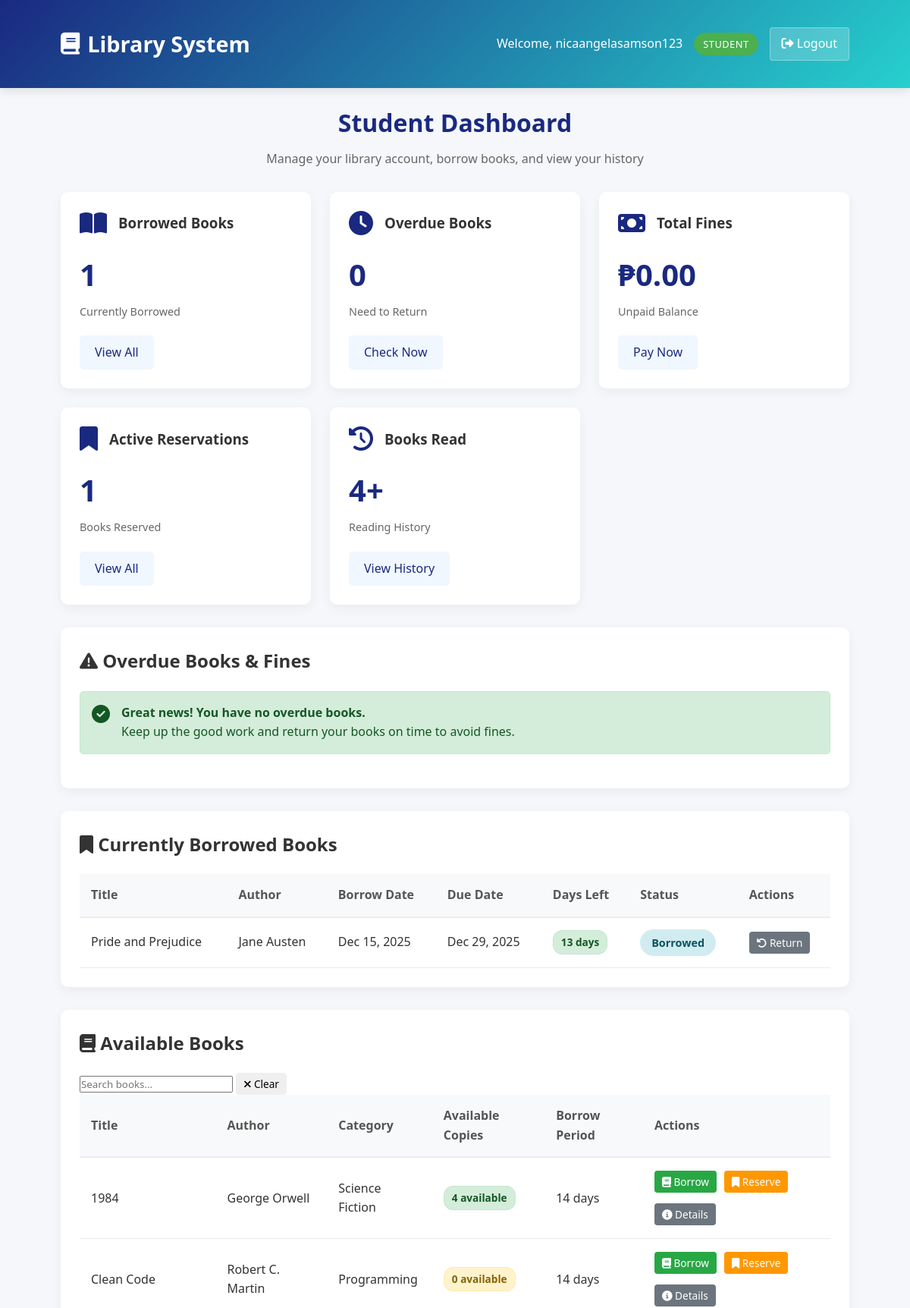
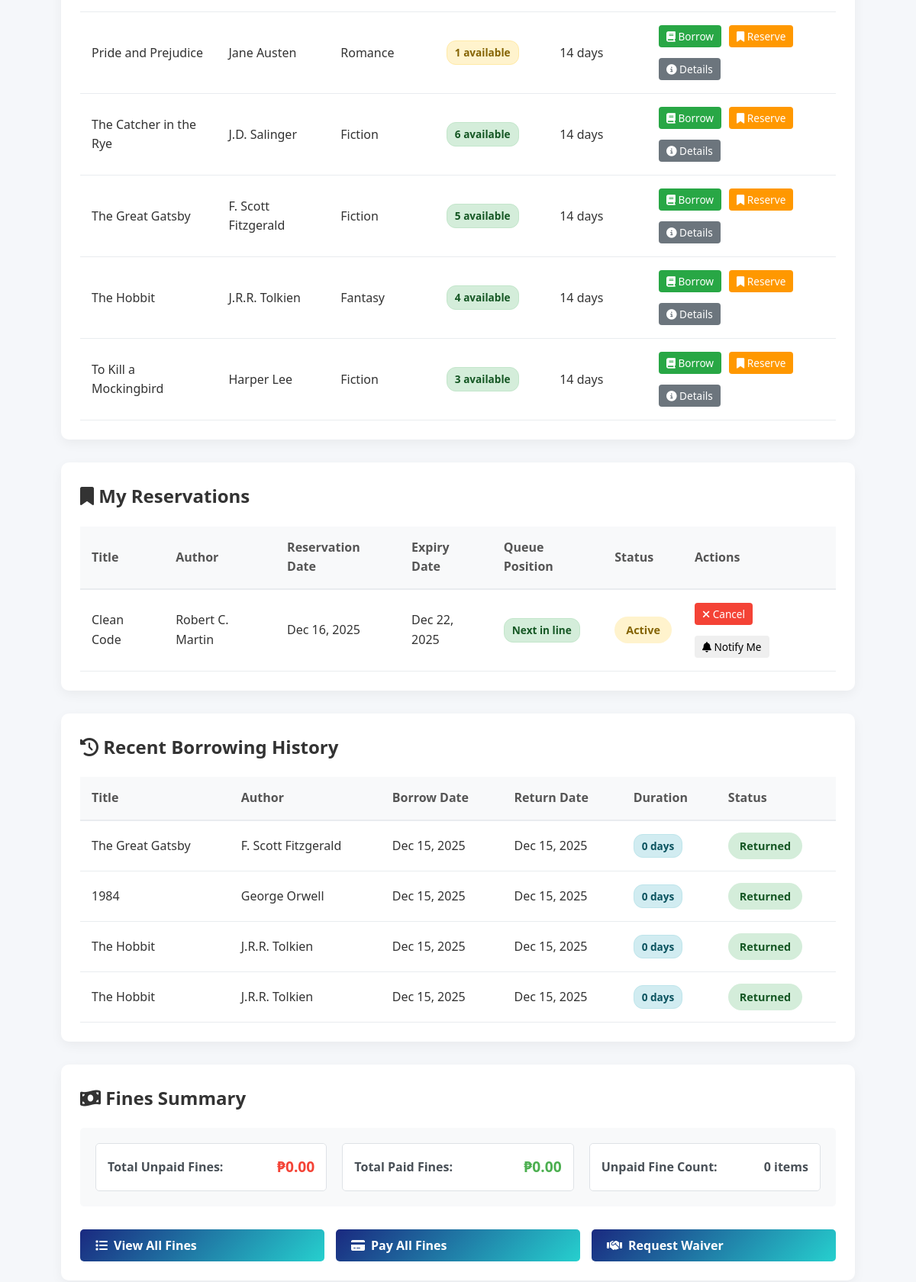
Page /views/dashboards/student.php (signed in, upper part) on the committed database (2 pictures, top to bottom).
### tables this page shows
CREATE TABLE `borrowing_records` (
  `id` int(11) NOT NULL,
  `user_id` int(11) NOT NULL,
  `book_id` int(11) NOT NULL,
  `borrow_date` timestamp NOT NULL DEFAULT current_timestamp(),
  `due_date` date NOT NULL,
  `return_date` timestamp NULL DEFAULT NULL,
  `status` enum('borrowed','returned','overdue') DEFAULT 'borrowed',
  `fine_applied` tinyint(1) DEFAULT 0,
  `fine_amount` decimal(10,2) DEFAULT 0.00
);

CREATE TABLE `books` (
  `id` int(11) NOT NULL,
  `title` varchar(200) NOT NULL,
  `author` varchar(100) NOT NULL,
  `isbn` varchar(20) NOT NULL,
  `category` varchar(50) DEFAULT NULL,
  `copies_available` int(11) DEFAULT 1,
  `total_copies` int(11) DEFAULT 1,
  `publication_year` int(11) DEFAULT NULL,
  `added_date` timestamp NOT NULL DEFAULT current_timestamp(),
  `publisher` varchar(255) DEFAULT NULL,
  `published_year` int(11) DEFAULT NULL,
  `edition` varchar(50) DEFAULT NULL,
  `total_pages` int(11) DEFAULT NULL,
  `language` varchar(50) DEFAULT NULL,
  `location` varchar(100) DEFAULT NULL,
  `call_number` varchar(50) DEFAULT NULL,
  `description` text DEFAULT NULL,
  `cover_image` varchar(255) DEFAULT 'default-book.jpg',
  `status` enum('active','deleted') DEFAULT 'active',
  `deleted_at` datetime DEFAULT NULL,
  `updated_at` timestamp NOT NULL DEFAULT current_timestamp() ON UPDATE current_timestamp()
);

CREATE TABLE `reservations` (
  `id` int(11) NOT NULL,
  `user_id` int(11) NOT NULL,
  `book_id` int(11) NOT NULL,
  `reservation_date` datetime DEFAULT current_timestamp(),
  `expiry_date` date NOT NULL,
  `status` enum('active','cancelled','fulfilled','expired') DEFAULT 'active',
  `created_at` timestamp NOT NULL DEFAULT current_timestamp(),
  `updated_at` timestamp NOT NULL DEFAULT current_timestamp() ON UPDATE current_timestamp()
);

### views/dashboards/student.php (the view, shortened to what the rows shown need)
<?php
$user_id = $_SESSION['user_id'];
$conn = getDBConnection();
$borrowed_query = "SELECT b.*, br.id as record_id, br.borrow_date, br.due_date, br.status
                   FROM borrowing_records br
                   JOIN books b ON br.book_id = b.id
                   WHERE br.user_id = ? AND br.status = 'borrowed'
                   ORDER BY br.due_date ASC";
$stmt = $conn->prepare($borrowed_query);
$stmt->bind_param("i", $user_id);
$stmt->execute();
$borrowed_books = $stmt->get_result();
$available_books_query = "SELECT * FROM books WHERE copies_available >= 0 ORDER BY title LIMIT 10";
$available_books = $conn->query($available_books_query);
$history_query = "SELECT b.title, b.author, br.borrow_date, br.return_date
                  FROM borrowing_records br
                  JOIN books b ON br.book_id = b.id
                  WHERE br.user_id = ? AND br.status = 'returned'
                  ORDER BY br.borrow_date DESC LIMIT 5";
$stmt4 = $conn->prepare($history_query);
$stmt4->bind_param("i", $user_id);
$stmt4->execute();
$borrowing_history = $stmt4->get_result();
$reservations_query = "SELECT r.*, b.title, b.author, b.isbn,
                      (SELECT COUNT(*) FROM reservations r2
                       WHERE r2.book_id = r.book_id
                       AND r2.status = 'active'
                       AND r2.reservation_date < r.reservation_date) as queue_position
                      FROM reservations r
                      JOIN books b ON r.book_id = b.id
                      WHERE r.user_id = ? AND r.status = 'active'
                      ORDER BY r.reservation_date ASC";
$reservations_stmt = $conn->prepare($reservations_query);
$reservations_stmt->bind_param("i", $user_id);
$reservations_stmt->execute();
$reservations = $reservations_stmt->get_result();
?>
<!DOCTYPE html>
<html lang="en">
<head>
    <link rel="stylesheet" href="/smart-library/assets/css/styles.css">
    <link rel="stylesheet" href="/smart-library/assets/css/student.css">
    <link rel="stylesheet" href="https://cdnjs.cloudflare.com/ajax/libs/font-awesome/6.4.0/css/all.min.css">
</head>
<body>
    <main class="container">
        <div class="dashboard-header">
            <h1>Student Dashboard</h1>
        </div>
        <div class="table-container" id="overdue-books">
            <h2><i class="fas fa-exclamation-triangle"></i> Overdue Books & Fines</h2>
        </div>
        <div class="table-container" id="borrowed-books">
            <h2><i class="fas fa-bookmark"></i> Currently Borrowed Books</h2>
            <?php if ($borrowed_books->num_rows > 0): ?>
            <table>
                <thead>
                    <tr>
                        <th>Title</th>
                        <th>Author</th>
                        <th>Borrow Date</th>
                        <th>Due Date</th>
                        <th>Days Left</th>
                        <th>Status</th>
                        <th>Actions</th>
                    </tr>
                </thead>
                <tbody>
                    <?php
                    $borrowed_books->data_seek(0);
                    while($book = $borrowed_books->fetch_assoc()):
                        $due_date = new DateTime($book['due_date']);
                        $today = new DateTime();
                        $is_overdue = $today > $due_date;
                        $interval = $today->diff($due_date);
                        $days_left = $is_overdue ? 0 : $interval->days;
                    ?>
                    <tr>
                        <td><?php echo htmlspecialchars($book['title']); ?></td>
                        <td><?php echo htmlspecialchars($book['author']); ?></td>
                        <td><?php echo date('M d, Y', strtotime($book['borrow_date'])); ?></td>
                        <td>
                            <span class="<?php echo $is_overdue ? 'text-danger' : ''; ?>">
                                <?php echo date('M d, Y', strtotime($book['due_date'])); ?>
                            </span>
                        </td>
                        <td>
                            <span class="badge <?php echo $days_left <= 3 ? 'danger' : ($days_left <= 7 ? 'warning' : 'success'); ?>">
                                <?php echo $is_overdue ? 'Overdue' : $days_left . ' days'; ?>
                            </span>
                        </td>
                        <td>
                            <span class="status-badge <?php echo $is_overdue ? 'status-overdue' : 'status-borrowed'; ?>">
                                <?php echo $is_overdue ? 'Overdue' : 'Borrowed'; ?>
                            </span>
                        </td>
                        <td>
                           <div class="action-buttons">
    <button class="btn-small btn-view"
            onclick="returnBook('<?php echo $book['record_id']; ?>', '<?php echo htmlspecialchars(addslashes($book['title'])); ?>')">
        <i class="fas fa-undo"></i> Return
    </button>
</div>
                        </td>
                    </tr>
                    <?php endwhile; ?>
                </tbody>
            </table>
            <?php endif; ?>
        </div>
        <div class="table-container" id="available-books">
            <h2><i class="fas fa-book"></i> Available Books</h2>
            <?php if ($available_books->num_rows > 0): ?>
            <table id="booksTable">
                <thead>
                    <tr>
                        <th>Title</th>
                        <th>Author</th>
                        <th>Category</th>
                        <th>Available Copies</th>
                        <th>Borrow Period</th>
                        <th>Actions</th>
                    </tr>
                </thead>
                <tbody>
                    <?php while($book = $available_books->fetch_assoc()): ?>
                    <tr>
                        <td><?php echo htmlspecialchars($book['title']); ?></td>
                        <td><?php echo htmlspecialchars($book['author']); ?></td>
                        <td><?php echo htmlspecialchars($book['category']); ?></td>
                        <td>
                            <span class="badge <?php echo $book['copies_available'] <= 2 ? 'warning' : 'success'; ?>">
                                <?php echo $book['copies_available']; ?> available
                            </span>
                        </td>
                        <td>14 days</td>
                        <td>
                            <div class="action-buttons">
                                <button class="btn-small btn-approve" onclick="borrowBook(<?php echo $book['id']; ?>)">
                                    <i class="fas fa-book"></i> Borrow
                                </button>
                                <button class="btn-small btn-reserve" onclick="reserveBook(<?php echo $book['id']; ?>, '<?php echo addslashes($book['title']); ?>')">
                                     <i class="fas fa-bookmark"></i> Reserve
                                </button>
                                <button class="btn-small btn-view"
                                                                    onclick="viewBookDetails(<?php echo $book['id']; ?>)">
                                 <i class="fas fa-info-circle"></i> Details
                                        </button>
                            </div>
                        </td>
                    </tr>
                    <?php endwhile; ?>
                </tbody>
            </table>
            <?php endif; ?>
        </div>
<div class="table-container" id="reservations">
    <h2><i class="fas fa-bookmark"></i> My Reservations</h2>
    <?php if ($reservations->num_rows > 0): ?>
    <table>
        <thead>
            <tr>
                <th>Title</th>
                <th>Author</th>
                <th>Reservation Date</th>
                <th>Expiry Date</th>
                <th>Queue Position</th>
                <th>Status</th>
                <th>Actions</th>
            </tr>
        </thead>
        <tbody>
            <?php while($reservation = $reservations->fetch_assoc()):
                $expiry_date = new DateTime($reservation['expiry_date']);
                $today = new DateTime();
                $days_left = $today->diff($expiry_date)->days;
                $is_expiring_soon = $days_left <= 2;
            ?>
            <tr>
                <td><?php echo htmlspecialchars($reservation['title']); ?></td>
                <td><?php echo htmlspecialchars($reservation['author']); ?></td>
                <td><?php echo date('M d, Y', strtotime($reservation['reservation_date'])); ?></td>
                <td>
                    <span class="<?php echo $is_expiring_soon ? 'text-danger' : ''; ?>">
                        <?php echo date('M d, Y', strtotime($reservation['expiry_date'])); ?>
                    </span>
                </td>
                <td>
                    <?php if ($reservation['queue_position'] == 0): ?>
                        <span class="badge success">Next in line</span>
                    <?php else: ?>
                        <span class="badge info">#<?php echo $reservation['queue_position'] + 1; ?> in queue</span>
                    <?php endif; ?>
                </td>
                <td>
                    <span class="status-badge status-pending">
                        Active
                    </span>
                </td>
                <td>
                    <div class="action-buttons">
                        <button class="btn-small btn-danger" onclick="cancelReservation(<?php echo $reservation['id']; ?>, '<?php echo addslashes($reservation['title']); ?>')">
                            <i class="fas fa-times"></i> Cancel
                        </button>
                        <?php if ($reservation['queue_position'] == 0): ?>
                        <button class="btn-small btn-success" onclick="checkAvailability(<?php echo $reservation['book_id']; ?>, <?php echo $reservation['id']; ?>)">
                            <i class="fas fa-bell"></i> Notify Me
                        </button>
                        <?php endif; ?>
                    </div>
                </td>
            </tr>
            <?php endwhile; ?>
        </tbody>
    </table>
    <?php endif; ?>
</div>
        <div class="table-container" id="history">
            <h2><i class="fas fa-history"></i> Recent Borrowing History</h2>
            <?php if ($borrowing_history->num_rows > 0): ?>
            <table>
                <thead>
                    <tr>
                        <th>Title</th>
                        <th>Author</th>
                        <th>Borrow Date</th>
                        <th>Return Date</th>
                        <th>Duration</th>
                        <th>Status</th>
                    </tr>
                </thead>
                <tbody>
                    <?php while($record = $borrowing_history->fetch_assoc()):
                        $borrow_date = new DateTime($record['borrow_date']);
                        $return_date = $record['return_date'] ? new DateTime($record['return_date']) : null;
                        $duration = $return_date ? $borrow_date->diff($return_date)->days : 'N/A';
                    ?>
                    <tr>
                        <td><?php echo htmlspecialchars($record['title']); ?></td>
                        <td><?php echo htmlspecialchars($record['author']); ?></td>
                        <td><?php echo date('M d, Y', strtotime($record['borrow_date'])); ?></td>
                        <td>
                            <?php if ($record['return_date']): ?>
                                <?php echo date('M d, Y', strtotime($record['return_date'])); ?>
                            <?php else: ?>
                                <span class="text-warning">Not returned</span>
                            <?php endif; ?>
                        </td>
                        <td>
                            <?php if ($duration !== 'N/A'): ?>
                                <span class="badge info"><?php echo $duration; ?> days</span>
                            <?php else: ?>
                                <span class="text-muted">N/A</span>
                            <?php endif; ?>
                        </td>
                        <td>
                            <span class="status-badge status-approved">
                                Returned
                            </span>
                        </td>
                    </tr>
                    <?php endwhile; ?>
                </tbody>
            </table>
            <?php endif; ?>
        </div>
        <div class="table-container" id="fines-section">
            <h2><i class="fas fa-money-bill-wave"></i> Fines Summary</h2>
        </div>
    </main>
</body>
</html>

### rows in the picture
borrowing_records: book.title "Pride and Prejudice", book.author "Jane Austen", borrow_date "Dec 15, 2025", due_date "Dec 29, 2025", shows "Borrowed"
books: title "1984", author "George Orwell", category "Science Fiction", copies_available "4"
books: title "Clean Code", author "Robert C. Martin", category "Programming", copies_available "0"
books: title "Pride and Prejudice", author "Jane Austen", category "Romance", copies_available "1"
books: title "The Catcher in the Rye", author "J.D. Salinger", category "Fiction", copies_available "6"
books: title "The Great Gatsby", author "F. Scott Fitzgerald", category "Fiction", copies_available "5"
books: title "The Hobbit", author "J.R.R. Tolkien", category "Fantasy", copies_available "4"
books: title "To Kill a Mockingbird", author "Harper Lee", category "Fiction", copies_available "3"
reservations: book.title "Clean Code", book.author "Robert C. Martin", reservation_date "Dec 16, 2025", expiry_date "Dec 22, 2025"
borrowing_records: book.title "The Great Gatsby", book.author "F. Scott Fitzgerald", borrow_date "Dec 15, 2025", return_date "Dec 15, 2025", duration "0"
borrowing_records: book.title "1984", book.author "George Orwell", borrow_date "Dec 15, 2025", return_date "Dec 15, 2025", duration "0"
borrowing_records: book.title "The Hobbit", book.author "J.R.R. Tolkien", borrow_date "Dec 15, 2025", return_date "Dec 15, 2025", duration "0"
borrowing_records: book.title "The Hobbit", book.author "J.R.R. Tolkien", borrow_date "Dec 15, 2025", return_date "Dec 15, 2025", duration "0"

### other values in the picture
$_SESSION['username'] "nicaangelasamson123"
$borrowed_books->num_rows "1"
$overdue_books->num_rows "0"
$fines_data['total_unpaid'] "0.00"
$reservations->num_rows "1"
$borrowing_history->num_rows "4"
$fines_data['total_paid'] "0.00"
$fines_data['unpaid_count'] "0"
